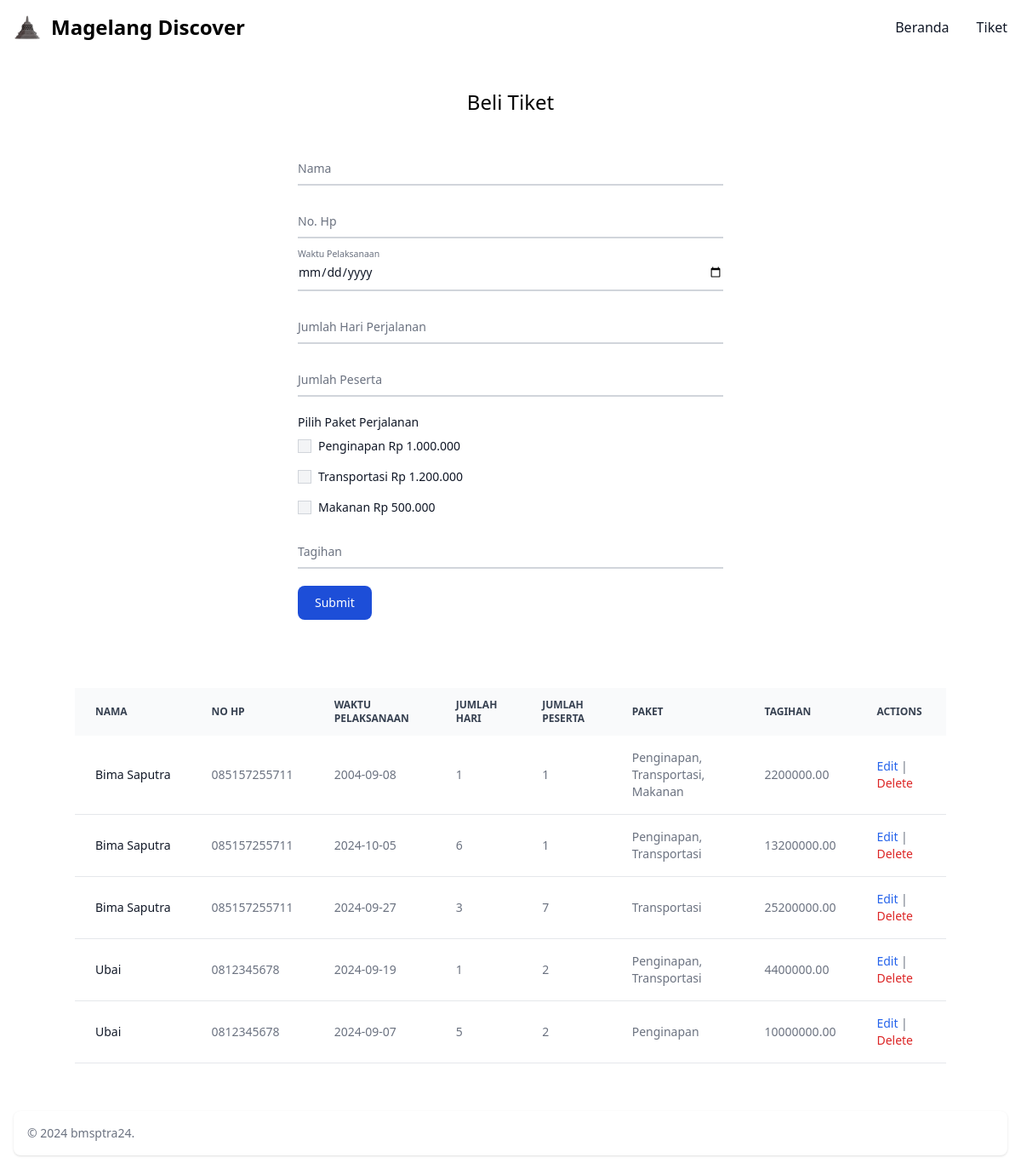
Screenshot of /ticket.php with the database file from the repository.
### tables this page shows
CREATE TABLE `pesanan` (
  `id` int(11) NOT NULL,
  `nama` varchar(255) NOT NULL,
  `no_hp` varchar(20) NOT NULL,
  `waktu_pelaksanaan` date NOT NULL,
  `jumlah_hari` int(11) NOT NULL,
  `jumlah_peserta` int(11) NOT NULL,
  `paket` varchar(255) NOT NULL,
  `tagihan` decimal(15,2) NOT NULL,
  `created_at` timestamp NOT NULL DEFAULT current_timestamp()
);

### components/table.php (the view, shortened to what this page needs)
<?php
include 'db_connection.php';
$sql = "SELECT * FROM pesanan";
$result = $conn->query($sql);
$paketMapping = [
    '1000000' => 'Penginapan',
    '1200000' => 'Transportasi',
    '500000' => 'Makanan'
];
?>
<div class="max-w-[80%] md:max-w-screen-xl overflow-x-auto mt-10">
    <table class="min-w-full text-sm text-left text-gray-500 dark:text-gray-400">
        <thead class="text-xs text-gray-700 uppercase bg-gray-50 dark:bg-gray-700 dark:text-gray-400">
            <tr>
                <th scope="col" class="px-6 py-3">Nama</th>
                <th scope="col" class="px-6 py-3">No HP</th>
                <th scope="col" class="px-6 py-3">Waktu Pelaksanaan</th>
                <th scope="col" class="px-6 py-3">Jumlah Hari</th>
                <th scope="col" class="px-6 py-3">Jumlah Peserta</th>
                <th scope="col" class="px-6 py-3">Paket</th>
                <th scope="col" class="px-6 py-3">Tagihan</th>
                <th scope="col" class="px-6 py-3">Actions</th>
            </tr>
        </thead>
        <tbody>
            <?php
            if ($result->num_rows > 0) {
                while ($row = $result->fetch_assoc()) {
                    echo "<tr class='bg-white border-b dark:bg-gray-800 dark:border-gray-700'>";
                    echo "<td class='px-6 py-4 font-medium text-gray-900 whitespace-nowrap dark:text-white'>" . $row['nama'] . "</td>";
                    echo "<td class='px-6 py-4'>" . $row['no_hp'] . "</td>";
                    echo "<td class='px-6 py-4'>" . $row['waktu_pelaksanaan'] . "</td>";
                    echo "<td class='px-6 py-4'>" . $row['jumlah_hari'] . "</td>";
                    echo "<td class='px-6 py-4'>" . $row['jumlah_peserta'] . "</td>";
                    $paketList = explode(", ", $row['paket']);
                    $paketNama = [];
                    foreach ($paketList as $hargaPaket) {
                        if (isset($paketMapping[$hargaPaket])) {
                            $paketNama[] = $paketMapping[$hargaPaket];
                        }
                    }
                    echo "<td class='px-6 py-4'>" . implode(", ", $paketNama) . "</td>";
                    echo "<td class='px-6 py-4'>" . $row['tagihan'] . "</td>";
                    echo "<td class='px-6 py-4'>";
                    echo "<a href='ticket.php?id=" . $row['id'] . "' class='text-blue-600 hover:underline'>Edit</a> | ";
                    echo "<a href='delete.php?id=" . $row['id'] . "' class='text-red-600 hover:underline' onclick='return confirmDelete()'>Delete</a>";
                    echo "</td>";
                    echo "</tr>";
                }
            } else {
                echo "<tr><td colspan='8' class='text-center py-4'>No data found</td></tr>";
            }
            ?>
        </tbody>
    </table>
</div>

### ticket.php (shortened to what this page needs)
<!DOCTYPE html>
<html lang="en">
<head>
  <link href="https://cdn.jsdelivr.net/npm/flowbite@2.5.1/dist/flowbite.min.css" rel="stylesheet" />
  <script src="https://cdn.tailwindcss.com"></script>
</head>
<body class="dark:bg-gray-900">
  <?php include 'components/navbar.php'; ?>
  <div class="container mx-auto flex flex-col gap-10 py-10 items-center">
    <h3 class="text-center text-2xl dark:text-white">Beli Tiket</h3>
    <?php include 'components/form.php'; ?>
    <?php include 'components/table.php'; ?>
  </div>
  <div class="container mx-auto flex flex-col max-w-screen-xl">
    <?php include 'components/footer.php'; ?>
  </div>
</body>
</html>

### components/navbar.php (shortened to what this page needs)
<nav class="bg-white border-gray-200 dark:bg-gray-900">
  <div class="max-w-screen-xl flex flex-wrap items-center justify-between mx-auto p-4">
    <a href="./index.php" class="flex items-center space-x-3 rtl:space-x-reverse">
      <img src="assets/logo/candi.png" class="h-8" alt="Flowbite Logo" />
      <span class="self-center text-2xl font-semibold whitespace-nowrap dark:text-white">Magelang Discover</span>
    </a>
    <button id="theme-toggle" type="button" class="text-gray-500 dark:text-gray-400 hover:bg-gray-100 dark:hover:bg-gray-700 focus:outline-none focus:ring-4 focus:ring-gray-200 dark:focus:ring-gray-700 rounded-lg text-sm p-2.5">
    </button>
    <div class="hidden w-full md:block md:w-auto" id="navbar-default">
      <ul class="font-medium flex flex-col p-4 md:p-0 mt-4 border border-gray-100 rounded-lg bg-gray-50 md:flex-row md:space-x-8 rtl:space-x-reverse md:mt-0 md:border-0 md:bg-white dark:bg-gray-800 md:dark:bg-gray-900 dark:border-gray-700">
        <li>
          <a href="./index.php" class="block py-2 px-3 text-gray-900 rounded hover:bg-gray-100 md:hover:bg-transparent md:border-0 md:hover:text-blue-700 md:p-0 dark:text-white md:dark:hover:text-blue-500 dark:hover:bg-gray-700 dark:hover:text-white md:dark:hover:bg-transparent">Beranda</a>
        </li>
        <li>
          <a href="./ticket.php" class="block py-2 px-3 text-gray-900 rounded hover:bg-gray-100 md:hover:bg-transparent md:border-0 md:hover:text-blue-700 md:p-0 dark:text-white md:dark:hover:text-blue-500 dark:hover:bg-gray-700 dark:hover:text-white md:dark:hover:bg-transparent">Tiket</a>
        </li>
      </ul>
    </div>
  </div>
</nav>

### components/form.php (shortened to what this page needs)
<?php
$nama = "";
$no_hp = "";
$waktu_pelaksanaan = "";
$jumlah_hari = "";
$jumlah_peserta = "";
$paket = [];
$tagihan = "";
?>
<form class="max-w-full w-[80%] md:w-[500px] mx-auto" method="POST" action="submit_form.php">
    <div class="relative z-0 w-full mb-5 group">
        <input value="<?php echo $nama; ?>" type="text" name="nama" id="nama" class="block py-2.5 px-0 w-full text-sm text-gray-900 bg-transparent border-0 border-b-2 border-gray-300 appearance-none dark:text-white dark:border-gray-600 dark:focus:border-blue-500 focus:outline-none focus:ring-0 focus:border-blue-600 peer" placeholder=" " required />
        <label for="nama" class="peer-focus:font-medium absolute text-sm text-gray-500 dark:text-gray-400 duration-300 transform -translate-y-6 scale-75 top-3 -z-10 origin-[0] peer-focus:start-0 peer-focus:text-blue-600 peer-focus:dark:text-blue-500 peer-placeholder-shown:scale-100 peer-placeholder-shown:translate-y-0 peer-focus:scale-75 peer-focus:-translate-y-6">Nama</label>
    </div>
    <div class="relative z-0 w-full mb-5 group">
        <input value="<?php echo $no_hp; ?>" type="text" name="no_hp" id="no_hp" class="block py-2.5 px-0 w-full text-sm text-gray-900 bg-transparent border-0 border-b-2 border-gray-300 appearance-none dark:text-white dark:border-gray-600 dark:focus:border-blue-500 focus:outline-none focus:ring-0 focus:border-blue-600 peer" placeholder=" " required />
        <label for="no_hp" class="peer-focus:font-medium absolute text-sm text-gray-500 dark:text-gray-400 duration-300 transform -translate-y-6 scale-75 top-3 -z-10 origin-[0] peer-focus:start-0 peer-focus:text-blue-600 peer-focus:dark:text-blue-500 peer-placeholder-shown:scale-100 peer-placeholder-shown:translate-y-0 peer-focus:scale-75 peer-focus:-translate-y-6">No. Hp</label>
    </div>
    <div class="relative z-0 w-full mb-5 group">
        <input value="<?php echo $waktu_pelaksanaan; ?>" type="date" name="waktu_pelaksanaan" id="waktu_pelaksanaan" class="block py-2.5 px-0 w-full text-sm text-gray-900 bg-transparent border-0 border-b-2 border-gray-300 appearance-none dark:text-white dark:border-gray-600 dark:focus:border-blue-500 focus:outline-none focus:ring-0 focus:border-blue-600 peer" placeholder=" " required />
        <label for="waktu_pelaksanaan" class="peer-focus:font-medium absolute text-sm text-gray-500 dark:text-gray-400 duration-300 transform -translate-y-6 scale-75 top-3 -z-10 origin-[0] peer-focus:start-0 peer-focus:text-blue-600 peer-focus:dark:text-blue-500 peer-placeholder-shown:scale-100 peer-placeholder-shown:translate-y-0 peer-focus:scale-75 peer-focus:-translate-y-6">Waktu Pelaksanaan</label>
    </div>
    <div class="relative z-0 w-full mb-5 group">
        <input value="<?php echo $jumlah_hari; ?>" type="number" name="jumlah_hari" id="jumlah_hari" class="block py-2.5 px-0 w-full text-sm text-gray-900 bg-transparent border-0 border-b-2 border-gray-300 appearance-none dark:text-white dark:border-gray-600 dark:focus:border-blue-500 focus:outline-none focus:ring-0 focus:border-blue-600 peer" placeholder=" " required oninput="calculateTagihan()" />
        <label for="jumlah_hari" class="peer-focus:font-medium absolute text-sm text-gray-500 dark:text-gray-400 duration-300 transform -translate-y-6 scale-75 top-3 -z-10 origin-[0] peer-focus:start-0 peer-focus:text-blue-600 peer-focus:dark:text-blue-500 peer-placeholder-shown:scale-100 peer-placeholder-shown:translate-y-0 peer-focus:scale-75 peer-focus:-translate-y-6">Jumlah Hari Perjalanan</label>
    </div>
    <div class="relative z-0 w-full mb-5 group">
        <input value="<?php echo $jumlah_peserta; ?>" type="number" name="jumlah_peserta" id="jumlah_peserta" class="block py-2.5 px-0 w-full text-sm text-gray-900 bg-transparent border-0 border-b-2 border-gray-300 appearance-none dark:text-white dark:border-gray-600 dark:focus:border-blue-500 focus:outline-none focus:ring-0 focus:border-blue-600 peer" placeholder=" " required oninput="calculateTagihan()" />
        <label for="jumlah_peserta" class="peer-focus:font-medium absolute text-sm text-gray-500 dark:text-gray-400 duration-300 transform -translate-y-6 scale-75 top-3 -z-10 origin-[0] peer-focus:start-0 peer-focus:text-blue-600 peer-focus:dark:text-blue-500 peer-placeholder-shown:scale-100 peer-placeholder-shown:translate-y-0 peer-focus:scale-75 peer-focus:-translate-y-6">Jumlah Peserta</label>
    </div>
    <div class="relative z-0 w-full mb-5 group">
        <label class="block mb-2 text-sm font-medium text-gray-900 dark:text-white">Pilih Paket Perjalanan</label>
        <div class="flex items-center mb-4">
            <input id="penginapan" type="checkbox" name="paket[]" value="1000000" class="w-4 h-4 text-blue-600 bg-gray-100 border-gray-300 focus:ring-blue-500 dark:focus:ring-blue-600 dark:ring-offset-gray-800 focus:ring-2 dark:bg-gray-700 dark:border-gray-600" onchange="calculateTagihan()"
                <?php if (in_array('1000000', $paket)) echo "checked"; ?>>
            <label for="penginapan" class="ml-2 text-sm font-medium text-gray-900 dark:text-gray-300">Penginapan Rp 1.000.000</label>
        </div>
        <div class="flex items-center mb-4">
            <input id="transportasi" type="checkbox" name="paket[]" value="1200000" class="w-4 h-4 text-blue-600 bg-gray-100 border-gray-300 focus:ring-blue-500 dark:focus:ring-blue-600 dark:ring-offset-gray-800 focus:ring-2 dark:bg-gray-700 dark:border-gray-600" onchange="calculateTagihan()"
                <?php if (in_array('1200000', $paket)) echo "checked"; ?>>
            <label for="transportasi" class="ml-2 text-sm font-medium text-gray-900 dark:text-gray-300">Transportasi Rp 1.200.000</label>
        </div>
        <div class="flex items-center mb-4">
            <input id="makanan" type="checkbox" name="paket[]" value="500000" class="w-4 h-4 text-blue-600 bg-gray-100 border-gray-300 focus:ring-blue-500 dark:focus:ring-blue-600 dark:ring-offset-gray-800 focus:ring-2 dark:bg-gray-700 dark:border-gray-600" onchange="calculateTagihan()"
                <?php if (in_array('500000', $paket)) echo "checked"; ?>>
            <label for="makanan" class="ml-2 text-sm font-medium text-gray-900 dark:text-gray-300">Makanan Rp 500.000</label>
        </div>
    </div>
    <div class="relative z-0 w-full mb-5 group">
        <input value="<?php echo $tagihan; ?>" type="text" name="tagihan" id="tagihan" class="block py-2.5 px-0 w-full text-sm text-gray-900 bg-transparent border-0 border-b-2 border-gray-300 appearance-none dark:text-white dark:border-gray-600 dark:focus:border-blue-500 focus:outline-none focus:ring-0 focus:border-blue-600 peer" placeholder=" " readonly required />
        <label for="tagihan" class="peer-focus:font-medium absolute text-sm text-gray-500 dark:text-gray-400 duration-300 transform -translate-y-6 scale-75 top-3 -z-10 origin-[0] peer-focus:start-0 peer-focus:text-blue-600 peer-focus:dark:text-blue-500 peer-placeholder-shown:scale-100 peer-placeholder-shown:translate-y-0 peer-focus:scale-75 peer-focus:-translate-y-6">Tagihan</label>
    </div>
    <button type="submit" class="text-white bg-blue-700 hover:bg-blue-800 focus:ring-4 focus:outline-none focus:ring-blue-300 font-medium rounded-lg text-sm w-full sm:w-auto px-5 py-2.5 text-center dark:bg-blue-600 dark:hover:bg-blue-700 dark:focus:ring-blue-800">Submit</button>
</form>

### components/footer.php
<footer class="bg-white rounded-lg shadow m-4 dark:bg-gray-800 max-w-screen-xl">
    <div class="w-full mx-auto max-w-screen-xl p-4 md:flex md:items-center md:justify-between">
        <span class="text-sm text-gray-500 sm:text-center dark:text-gray-400">© 2024 <a href="https://www.linkedin.com/in/bmsptra24/" class="hover:underline">bmsptra24</a>.</span>
    </div>
</footer>

### rows the page displays
pesanan: nama "Bima Saputra", no_hp "085157255711", waktu_pelaksanaan "2004-09-08", jumlah_hari "1", jumlah_peserta "1", paketNama "Penginapan, Transportasi, Makanan", tagihan "2200000.00"
pesanan: nama "Bima Saputra", no_hp "085157255711", waktu_pelaksanaan "2024-10-05", jumlah_hari "6", jumlah_peserta "1", paketNama "Penginapan, Transportasi", tagihan "13200000.00"
pesanan: nama "Bima Saputra", no_hp "085157255711", waktu_pelaksanaan "2024-09-27", jumlah_hari "3", jumlah_peserta "7", paketNama "Transportasi", tagihan "25200000.00"
pesanan: nama "Ubai", no_hp "0812345678", waktu_pelaksanaan "2024-09-19", jumlah_hari "1", jumlah_peserta "2", paketNama "Penginapan, Transportasi", tagihan "4400000.00"
pesanan: nama "Ubai", no_hp "0812345678", waktu_pelaksanaan "2024-09-07", jumlah_hari "5", jumlah_peserta "2", paketNama "Penginapan", tagihan "10000000.00"
